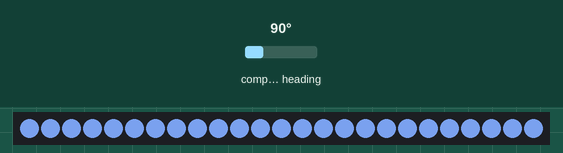
A program run on a simulated Raspberry Pi (BCM pin numbers). Shown: 25 RGB LEDs in strip order, left to right. The test bench sets the inputs (shaded band); at power-on: compass heading 90°. Dim RGB values are drawn brighter than linear; threads take turns every 2 ms; the clock reads 2024-03-15 10:24:30 at power-on unless the program sets it.

Above: at 1.2 s.
1.3 s: compass heading set to 7°
At 1.6 s:
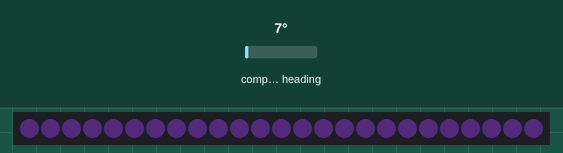
2.8 s: compass heading set to 180°
At 3.7 s:
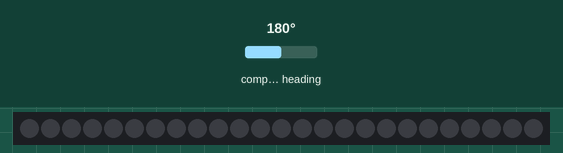
Timing chart, 0 to 5.8 s (numbered marks = the images above; inputs shaded):
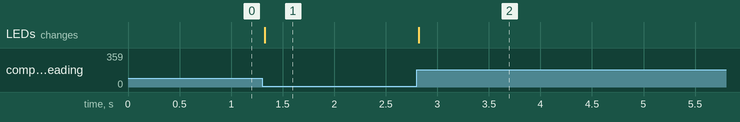

Measured:
- after the input at 1.3 s, the LEDs: change at once (image 1)
- after the input at 2.8 s, the LEDs: change at once (image 2)

The program:

main.py
```python
import socket
import time
import json
from lights import lights
from stepper import stepper
import gdmath
from readangle import read_angle_f
import threading

UDP_HOST = "steamdeck"
UDP_PORT_LOCAL = 4444
UDP_PORT_NETWORKED = 4433

sock = socket.socket(socket.AF_INET, socket.SOCK_DGRAM)
sock.bind(("", UDP_PORT_LOCAL))
sock.setblocking(0)

def send_json(data):
    message = json.dumps(data).encode('utf-8')
    sock.sendto(message, (UDP_HOST, UDP_PORT_NETWORKED))

def receive_json():
    try:
        data, _ = sock.recvfrom(1024)
        return json.loads(data.decode('utf-8'))
    except BlockingIOError:
        return None

local_rotation: float = 0
local_delta: float = 0
remote_rotation: float = 0
remote_delta: float = 0

def motor_rotation_fn():
    global remote_rotation
    while True:
        target_pos = stepper.fpos_to_pos(remote_rotation)
        stepper.single_step_towards(target_pos) # blocking / time.sleep

def read_thread_fn():
    global local_rotation, local_delta
    while True:
        old_rotation = local_rotation
        local_rotation = read_angle_f()
        local_delta = gdmath.shortest_diff(old_rotation, local_rotation)
        lights.expected_rotation_delta_local = local_delta
        lights.rotation_local = local_rotation
        try:
            send_json({"value": local_rotation, "delta": local_delta})
        except Exception as e:
            print("Error sending data:", e)
        time.sleep(0.01)

def lights_fn():
    global local_rotation, local_delta, remote_rotation, remote_delta
    last_time = time.time()
    delta = 1/60
    while True:
        lights.color = gdmath.sample_color_gradient((local_rotation + remote_rotation) / 2)
        lights.process(delta)
        time.sleep(1/60)
        current_time = time.time()
        delta = current_time - last_time
        last_time = current_time

def network_recv_fn():
    global remote_rotation, remote_delta
    while True:
        data = receive_json()
        if data:
            if "value" in data:
                remote_rotation = data["value"]
                lights.rotation_remote = remote_rotation
            if "delta" in data:
                remote_delta = data["delta"]
                lights.expected_rotation_delta_remote = remote_delta
        time.sleep(0.01)

motor_thread = threading.Thread(target=motor_rotation_fn)
motor_thread.start()
read_thread = threading.Thread(target=read_thread_fn)
read_thread.start()
lights_thread = threading.Thread(target=lights_fn)
lights_thread.start()
network_thread = threading.Thread(target=network_recv_fn)
network_thread.start()

motor_thread.join()
read_thread.join()
lights_thread.join()
network_thread.join()
```

lights.py
```python
import board
import neopixel
from gdmath import *
from math import cos, pi

pixels = neopixel.NeoPixel(
    board.D12, 25, brightness=1, auto_write=False, pixel_order=neopixel.GRB
)

class Lights:
    virtual_rotation = 0
    color = (255, 255, 255)
    expected_rotation_delta_remote = 0
    expected_rotation_delta_local = 0
    rotation_remote = 0
    rotation_local = 0
    def __init__(self, pixels):
        self.pixels = pixels

    def process(self, delta):
        self.virtual_rotation += self.expected_rotation_delta_remote * (delta * 60)
        max_darkness = clamp(abs(self.expected_rotation_delta_remote / FULL_DARK_ROTATION_DELTA), 0, 1)
        light_intensity = 1 - cos(self.rotation_local * 2 * pi - self.rotation_remote * 2 * pi) ** 2
        for i in range(pixels.n):
            pattern_offset = wrap((i + (self.virtual_rotation * PATTERN_REPETITION)) / PATTERN_REPETITION, 0, 1)
            energy = (1 - (1 - pattern_offset) * max_darkness) * light_intensity
            new_color = tuple(int(x * energy) for x in self.color)
            self.pixels[i] = new_color
        self.pixels.show()
        self.expected_rotation_delta_remote = lerp(self.expected_rotation_delta_remote, 0, delta * LIGHT_SLOWDOWN_SPEED)

lights = Lights(pixels)
```

stepper.py
```python
import RPi.GPIO as GPIO
import time
import atexit
from gdmath import wrap

class StepperMotor:
    pins = (17, 27, 22, 23)
    step_sleep = 0.01
    step_count = 200

    def __init__(self):
        GPIO.setmode( GPIO.BCM )
        for pin in self.pins:
            GPIO.setup( pin, GPIO.OUT )
        for pin in self.pins:
            GPIO.output( pin, GPIO.LOW )
        atexit.register(self.cleanup)

    def cleanup(self):
        for pin in self.pins:
            GPIO.output( pin, GPIO.LOW )
        GPIO.cleanup()

    def _set_pins(self, out1, out2, out3, out4):
        GPIO.output( self.pins[0], out1 )
        GPIO.output( self.pins[1], out2 )
        GPIO.output( self.pins[2], out3 )
        GPIO.output( self.pins[3], out4 )

    current_step = 0
    def _apply_single_step(self):
        current_step_abs = wrap(self.current_step, 0, 4)
        if current_step_abs%4==0:
            self._set_pins(GPIO.LOW, GPIO.LOW, GPIO.LOW, GPIO.HIGH)
        elif current_step_abs%4==1:
            self._set_pins(GPIO.LOW, GPIO.HIGH, GPIO.LOW, GPIO.LOW)
        elif current_step_abs%4==2:
            self._set_pins(GPIO.LOW, GPIO.LOW, GPIO.HIGH, GPIO.LOW)
        elif current_step_abs%4==3:
            self._set_pins(GPIO.HIGH, GPIO.LOW, GPIO.LOW, GPIO.LOW)
        time.sleep(self.step_sleep)
    def single_step(self):
        self.current_step += 1
        self._apply_single_step()
    def single_step_back(self):
        self.current_step -= 1
        self._apply_single_step()
    def step(self, steps):
        for _ in range(abs(steps)):
            if steps > 0:
                self.single_step()
            else:
                self.single_step_back()
    def pos(self):
        return self.current_step % self.step_count
    def fpos(self):
        return (self.current_step % self.step_count) / self.step_count

    def single_step_towards(self, target_pos):
        target_pos = target_pos % self.step_count
        current_pos = self.pos()
        if target_pos == current_pos:
            return
        # Determine shortest direction
        # includes wrap-around (it's a circular motion motor)
        diff = (target_pos - current_pos) % self.step_count
        if diff > self.step_count / 2:
            self.single_step_back()
        else:
            self.single_step()
    def angle_to_pos(self, angle):
        return int((angle % 360) / 360 * self.step_count)
    def fpos_to_pos(self, fpos):
        return int((fpos % 1) * self.step_count)

stepper = StepperMotor()
```

gdmath.py
```python
colors = ["d062ff", "00b097", "50cc00", "8dcaff", "d062ff"]
colors_rgb = [tuple(int(colors[i][j:j+2], 16) for j in (0, 2, 4)) for i in range(len(colors))]
color_offsets = [0, .25, .5, .75, 1]

FULL_DARK_ROTATION_DELTA = .1
PATTERN_REPETITION = 5
LIGHT_SLOWDOWN_SPEED = 1

def clamp(value, min_value, max_value):
    return max(min_value, min(value, max_value))
def wrap(value, min_value, max_value):
    range_size = max_value - min_value
    while value < min_value:
        value += range_size
    while value >= max_value:
        value -= range_size
    return value
def lerp(a, b, t):
    return a + (b - a) * t
def pingpong(value, max):
    value = wrap(value, 0, max * 2)
    if value > max:
        value = max * 2 - value
    return value
def sample_color_gradient(t):
    t = wrap(t, 0, 1)
    for i in range(len(color_offsets) - 1):
        if t >= color_offsets[i] and t <= color_offsets[i + 1]:
            local_t = (t - color_offsets[i]) / (color_offsets[i + 1] - color_offsets[i])
            color_a = colors_rgb[i]
            color_b = colors_rgb[i + 1]
            return tuple(int(lerp(color_a[j], color_b[j], local_t)) for j in range(3))
    return colors_rgb[-1]
def shortest_diff(old, new):
    diff = old - new
    wrapped_diff = (new + 1) - old
    if abs(wrapped_diff) < abs(diff):
        diff = -wrapped_diff
    wrapped_diff = (old + 1) - new
    if abs(wrapped_diff) < abs(diff):
        diff = wrapped_diff
    return diff
```

readangle.py
```python
import smbus2

# Define I2C address and bus
AS5600_ADDR = 0x36
ANGLE_REG = 0x0E

bus = smbus2.SMBus(1)

def read_angle_f():
    # Read two bytes from the angle register
    raw_data = bus.read_i2c_block_data(AS5600_ADDR, ANGLE_REG, 2)
    angle = (raw_data[0] << 8) | raw_data[1]  # Combine MSB and LSB
    angle = angle & 0x0FFF  # Mask to 12 bits
    return (angle / 4096.0) # convert to 0-1
```
